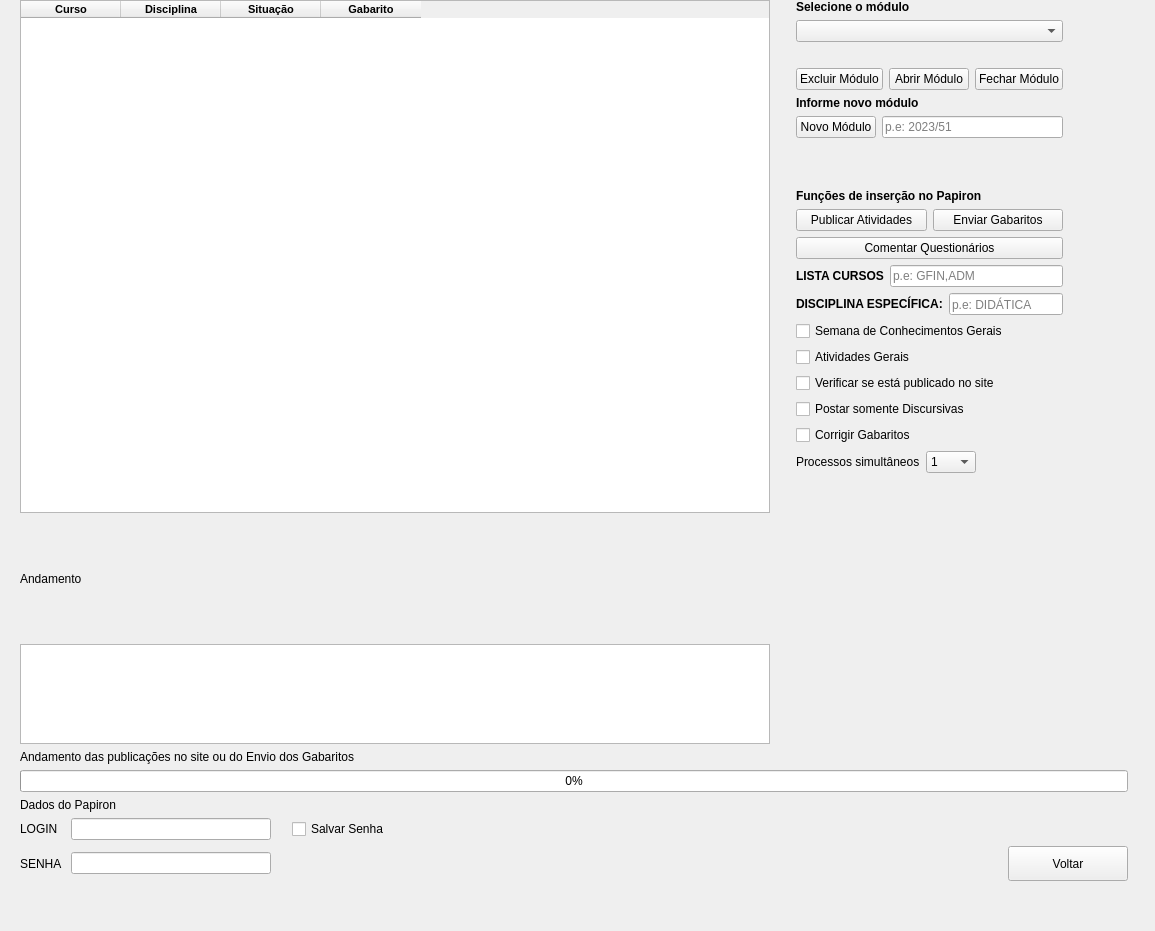
<?xml version="1.0" encoding="UTF-8"?>
<ui version="4.0">
 <class>Atividades</class>
 <widget class="QWidget" name="Atividades">
  <property name="geometry">
   <rect>
    <x>0</x>
    <y>0</y>
    <width>1155</width>
    <height>931</height>
   </rect>
  </property>
  <property name="minimumSize">
   <size>
    <width>0</width>
    <height>0</height>
   </size>
  </property>
  <property name="windowTitle">
   <string>App Papiron</string>
  </property>
  <widget class="QWidget" name="verticalLayoutWidget">
   <property name="geometry">
    <rect>
     <x>20</x>
     <y>0</y>
     <width>1111</width>
     <height>975</height>
    </rect>
   </property>
   <layout class="QVBoxLayout" name="work_space">
    <item>
     <layout class="QHBoxLayout" name="area_dados">
      <item>
       <layout class="QVBoxLayout" name="verticalLayout_5"/>
      </item>
      <item>
       <layout class="QHBoxLayout" name="horizontalLayout_10">
        <property name="rightMargin">
         <number>0</number>
        </property>
        <item>
         <layout class="QVBoxLayout" name="verticalLayout_6">
          <property name="rightMargin">
           <number>0</number>
          </property>
          <item>
           <widget class="QTableWidget" name="tableWidget">
            <property name="sizePolicy">
             <sizepolicy hsizetype="Maximum" vsizetype="Expanding">
              <horstretch>0</horstretch>
              <verstretch>0</verstretch>
             </sizepolicy>
            </property>
            <property name="minimumSize">
             <size>
              <width>750</width>
              <height>350</height>
             </size>
            </property>
            <property name="maximumSize">
             <size>
              <width>1000</width>
              <height>700</height>
             </size>
            </property>
            <column>
             <property name="text">
              <string>Curso</string>
             </property>
             <property name="font">
              <font>
               <pointsize>8</pointsize>
               <bold>true</bold>
              </font>
             </property>
            </column>
            <column>
             <property name="text">
              <string>Disciplina</string>
             </property>
             <property name="font">
              <font>
               <pointsize>8</pointsize>
               <bold>true</bold>
               <strikeout>false</strikeout>
               <kerning>true</kerning>
              </font>
             </property>
            </column>
            <column>
             <property name="text">
              <string>Situação</string>
             </property>
             <property name="font">
              <font>
               <pointsize>8</pointsize>
               <bold>true</bold>
              </font>
             </property>
            </column>
            <column>
             <property name="text">
              <string>Gabarito</string>
             </property>
             <property name="font">
              <font>
               <pointsize>8</pointsize>
               <bold>true</bold>
              </font>
             </property>
            </column>
           </widget>
          </item>
         </layout>
        </item>
       </layout>
      </item>
      <item>
       <spacer name="horizontalSpacer_8">
        <property name="orientation">
         <enum>Qt::Horizontal</enum>
        </property>
        <property name="sizeType">
         <enum>QSizePolicy::Fixed</enum>
        </property>
        <property name="sizeHint" stdset="0">
         <size>
          <width>20</width>
          <height>20</height>
         </size>
        </property>
       </spacer>
      </item>
      <item>
       <layout class="QVBoxLayout" name="verticalLayout_2">
        <item>
         <widget class="QLabel" name="label_5">
          <property name="font">
           <font>
            <bold>true</bold>
           </font>
          </property>
          <property name="text">
           <string>Selecione o módulo</string>
          </property>
         </widget>
        </item>
        <item>
         <widget class="QComboBox" name="menu_modulos"/>
        </item>
        <item>
         <widget class="QLabel" name="l_situacao_modulo">
          <property name="text">
           <string/>
          </property>
         </widget>
        </item>
        <item>
         <layout class="QHBoxLayout" name="horizontalLayout_8">
          <property name="topMargin">
           <number>0</number>
          </property>
          <item>
           <widget class="QPushButton" name="btn_modulo_excluir">
            <property name="text">
             <string>Excluir Módulo</string>
            </property>
           </widget>
          </item>
          <item>
           <widget class="QPushButton" name="btn_modulo_abrir">
            <property name="text">
             <string>Abrir Módulo</string>
            </property>
           </widget>
          </item>
          <item>
           <widget class="QPushButton" name="btn_modulo_fechar">
            <property name="text">
             <string>Fechar Módulo</string>
            </property>
           </widget>
          </item>
         </layout>
        </item>
        <item>
         <widget class="QLabel" name="label_6">
          <property name="font">
           <font>
            <bold>true</bold>
           </font>
          </property>
          <property name="text">
           <string>Informe novo módulo</string>
          </property>
         </widget>
        </item>
        <item>
         <layout class="QHBoxLayout" name="horizontalLayout_9">
          <property name="topMargin">
           <number>0</number>
          </property>
          <item>
           <widget class="QPushButton" name="btn_modulo_novo">
            <property name="text">
             <string>Novo Módulo</string>
            </property>
           </widget>
          </item>
          <item>
           <widget class="QLineEdit" name="input_modulo_novo">
            <property name="placeholderText">
             <string extracomment="2023/51">p.e: 2023/51</string>
            </property>
           </widget>
          </item>
         </layout>
        </item>
        <item>
         <spacer name="verticalSpacer_4">
          <property name="orientation">
           <enum>Qt::Vertical</enum>
          </property>
          <property name="sizeType">
           <enum>QSizePolicy::Fixed</enum>
          </property>
          <property name="sizeHint" stdset="0">
           <size>
            <width>20</width>
            <height>25</height>
           </size>
          </property>
         </spacer>
        </item>
        <item>
         <layout class="QHBoxLayout" name="horizontalLayout_6"/>
        </item>
        <item>
         <layout class="QVBoxLayout" name="verticalLayout_8">
          <property name="topMargin">
           <number>20</number>
          </property>
          <item>
           <widget class="QLabel" name="label_9">
            <property name="font">
             <font>
              <bold>true</bold>
             </font>
            </property>
            <property name="text">
             <string>Funções de inserção no Papiron</string>
            </property>
           </widget>
          </item>
         </layout>
        </item>
        <item>
         <layout class="QHBoxLayout" name="horizontalLayout">
          <property name="topMargin">
           <number>0</number>
          </property>
          <item>
           <widget class="QPushButton" name="btn_postar_atividades">
            <property name="text">
             <string>Publicar Atividades</string>
            </property>
           </widget>
          </item>
          <item>
           <widget class="QPushButton" name="btn_gabaritos">
            <property name="text">
             <string>Enviar Gabaritos</string>
            </property>
           </widget>
          </item>
         </layout>
        </item>
        <item>
         <layout class="QVBoxLayout" name="verticalLayout_9">
          <property name="topMargin">
           <number>0</number>
          </property>
          <item>
           <widget class="QPushButton" name="btn_comentar_questionarios">
            <property name="minimumSize">
             <size>
              <width>185</width>
              <height>0</height>
             </size>
            </property>
            <property name="text">
             <string>Comentar Questionários</string>
            </property>
           </widget>
          </item>
          <item>
           <layout class="QHBoxLayout" name="horizontalLayout_14">
            <property name="topMargin">
             <number>0</number>
            </property>
            <property name="rightMargin">
             <number>0</number>
            </property>
           </layout>
          </item>
         </layout>
        </item>
        <item>
         <layout class="QHBoxLayout" name="horizontalLayout_12">
          <property name="topMargin">
           <number>0</number>
          </property>
          <item>
           <widget class="QLabel" name="label_11">
            <property name="font">
             <font>
              <bold>true</bold>
             </font>
            </property>
            <property name="text">
             <string>LISTA CURSOS</string>
            </property>
           </widget>
          </item>
          <item>
           <widget class="QLineEdit" name="input_lista_cursos">
            <property name="placeholderText">
             <string extracomment="2023/51">p.e: GFIN,ADM</string>
            </property>
           </widget>
          </item>
         </layout>
        </item>
        <item>
         <layout class="QHBoxLayout" name="horizontalLayout_13">
          <property name="topMargin">
           <number>0</number>
          </property>
          <item>
           <widget class="QLabel" name="label_10">
            <property name="font">
             <font>
              <bold>true</bold>
             </font>
            </property>
            <property name="text">
             <string>DISCIPLINA ESPECÍFICA:</string>
            </property>
           </widget>
          </item>
          <item>
           <widget class="QLineEdit" name="input_disciplina">
            <property name="placeholderText">
             <string extracomment="2023/51">p.e: DIDÁTICA</string>
            </property>
           </widget>
          </item>
         </layout>
        </item>
        <item>
         <widget class="QCheckBox" name="cb_scg">
          <property name="text">
           <string>Semana de Conhecimentos Gerais</string>
          </property>
         </widget>
        </item>
        <item>
         <layout class="QHBoxLayout" name="horizontalLayout_15">
          <property name="topMargin">
           <number>0</number>
          </property>
          <item>
           <widget class="QCheckBox" name="cb_geral">
            <property name="text">
             <string>Atividades Gerais</string>
            </property>
           </widget>
          </item>
         </layout>
        </item>
        <item>
         <widget class="QCheckBox" name="cb_verificar_idurl_site">
          <property name="text">
           <string>Verificar se está publicado no site</string>
          </property>
         </widget>
        </item>
        <item>
         <widget class="QCheckBox" name="cb_discursivas">
          <property name="text">
           <string>Postar somente Discursivas</string>
          </property>
         </widget>
        </item>
        <item>
         <widget class="QCheckBox" name="cb_corrige_gabarito">
          <property name="text">
           <string>Corrigir Gabaritos</string>
          </property>
         </widget>
        </item>
        <item>
         <layout class="QHBoxLayout" name="horizontalLayout_11">
          <property name="topMargin">
           <number>0</number>
          </property>
          <item>
           <widget class="QLabel" name="l_processos">
            <property name="font">
             <font>
              <bold>false</bold>
             </font>
            </property>
            <property name="text">
             <string>Processos simultâneos</string>
            </property>
           </widget>
          </item>
          <item>
           <widget class="QComboBox" name="menu_processos">
            <property name="sizePolicy">
             <sizepolicy hsizetype="Maximum" vsizetype="Fixed">
              <horstretch>0</horstretch>
              <verstretch>0</verstretch>
             </sizepolicy>
            </property>
            <property name="minimumSize">
             <size>
              <width>50</width>
              <height>0</height>
             </size>
            </property>
            <property name="currentText">
             <string>1</string>
            </property>
            <item>
             <property name="text">
              <string>1</string>
             </property>
            </item>
            <item>
             <property name="text">
              <string>2</string>
             </property>
            </item>
            <item>
             <property name="text">
              <string>3</string>
             </property>
            </item>
            <item>
             <property name="text">
              <string>4</string>
             </property>
            </item>
            <item>
             <property name="text">
              <string>5</string>
             </property>
            </item>
            <item>
             <property name="text">
              <string>6</string>
             </property>
            </item>
            <item>
             <property name="text">
              <string>7</string>
             </property>
            </item>
            <item>
             <property name="text">
              <string>8</string>
             </property>
            </item>
            <item>
             <property name="text">
              <string>9</string>
             </property>
            </item>
            <item>
             <property name="text">
              <string>10</string>
             </property>
            </item>
            <item>
             <property name="text">
              <string>11</string>
             </property>
            </item>
            <item>
             <property name="text">
              <string>12</string>
             </property>
            </item>
            <item>
             <property name="text">
              <string>13</string>
             </property>
            </item>
            <item>
             <property name="text">
              <string>14</string>
             </property>
            </item>
            <item>
             <property name="text">
              <string>15</string>
             </property>
            </item>
            <item>
             <property name="text">
              <string>16</string>
             </property>
            </item>
            <item>
             <property name="text">
              <string>17</string>
             </property>
            </item>
            <item>
             <property name="text">
              <string>18</string>
             </property>
            </item>
            <item>
             <property name="text">
              <string>19</string>
             </property>
            </item>
            <item>
             <property name="text">
              <string>20</string>
             </property>
            </item>
           </widget>
          </item>
          <item>
           <spacer name="horizontalSpacer_7">
            <property name="orientation">
             <enum>Qt::Horizontal</enum>
            </property>
            <property name="sizeHint" stdset="0">
             <size>
              <width>40</width>
              <height>20</height>
             </size>
            </property>
           </spacer>
          </item>
         </layout>
        </item>
        <item>
         <spacer name="verticalSpacer_2">
          <property name="orientation">
           <enum>Qt::Vertical</enum>
          </property>
          <property name="sizeHint" stdset="0">
           <size>
            <width>20</width>
            <height>40</height>
           </size>
          </property>
         </spacer>
        </item>
       </layout>
      </item>
      <item>
       <spacer name="horizontalSpacer_9">
        <property name="orientation">
         <enum>Qt::Horizontal</enum>
        </property>
        <property name="sizeHint" stdset="0">
         <size>
          <width>40</width>
          <height>20</height>
         </size>
        </property>
       </spacer>
      </item>
     </layout>
    </item>
    <item>
     <layout class="QHBoxLayout" name="horizontalLayout_5">
      <item>
       <layout class="QHBoxLayout" name="horizontalLayout_7">
        <item>
         <spacer name="horizontalSpacer_4">
          <property name="orientation">
           <enum>Qt::Horizontal</enum>
          </property>
          <property name="sizeType">
           <enum>QSizePolicy::Minimum</enum>
          </property>
          <property name="sizeHint" stdset="0">
           <size>
            <width>0</width>
            <height>20</height>
           </size>
          </property>
         </spacer>
        </item>
        <item>
         <layout class="QVBoxLayout" name="verticalLayout_7">
          <item>
           <widget class="QLabel" name="label_4">
            <property name="text">
             <string>Andamento</string>
            </property>
           </widget>
          </item>
          <item>
           <widget class="QListWidget" name="tabela_registro">
            <property name="minimumSize">
             <size>
              <width>750</width>
              <height>0</height>
             </size>
            </property>
            <property name="maximumSize">
             <size>
              <width>750</width>
              <height>100</height>
             </size>
            </property>
           </widget>
          </item>
         </layout>
        </item>
       </layout>
      </item>
      <item>
       <spacer name="horizontalSpacer_5">
        <property name="orientation">
         <enum>Qt::Horizontal</enum>
        </property>
        <property name="sizeHint" stdset="0">
         <size>
          <width>40</width>
          <height>20</height>
         </size>
        </property>
       </spacer>
      </item>
     </layout>
    </item>
    <item>
     <layout class="QHBoxLayout" name="horizontalLayout_4">
      <item>
       <layout class="QVBoxLayout" name="verticalLayout">
        <item>
         <widget class="QLabel" name="label_8">
          <property name="text">
           <string>Andamento das publicações no site ou do Envio dos Gabaritos</string>
          </property>
         </widget>
        </item>
        <item>
         <widget class="QProgressBar" name="barra_progresso_postar">
          <property name="value">
           <number>0</number>
          </property>
          <property name="textVisible">
           <bool>true</bool>
          </property>
         </widget>
        </item>
        <item>
         <layout class="QVBoxLayout" name="verticalLayout_4">
          <item>
           <widget class="QLabel" name="label_3">
            <property name="text">
             <string>Dados do Papiron</string>
            </property>
           </widget>
          </item>
          <item>
           <layout class="QVBoxLayout" name="verticalLayout_3">
            <item>
             <layout class="QHBoxLayout" name="horizontalLayout_3">
              <item>
               <widget class="QLabel" name="label">
                <property name="minimumSize">
                 <size>
                  <width>45</width>
                  <height>0</height>
                 </size>
                </property>
                <property name="text">
                 <string>LOGIN</string>
                </property>
               </widget>
              </item>
              <item>
               <widget class="QLineEdit" name="input_login">
                <property name="maximumSize">
                 <size>
                  <width>200</width>
                  <height>16777215</height>
                 </size>
                </property>
               </widget>
              </item>
              <item>
               <spacer name="horizontalSpacer_6">
                <property name="orientation">
                 <enum>Qt::Horizontal</enum>
                </property>
                <property name="sizeType">
                 <enum>QSizePolicy::Minimum</enum>
                </property>
                <property name="sizeHint" stdset="0">
                 <size>
                  <width>15</width>
                  <height>20</height>
                 </size>
                </property>
               </spacer>
              </item>
              <item>
               <widget class="QCheckBox" name="cb_salvar">
                <property name="enabled">
                 <bool>true</bool>
                </property>
                <property name="text">
                 <string>Salvar Senha</string>
                </property>
               </widget>
              </item>
              <item>
               <spacer name="horizontalSpacer">
                <property name="orientation">
                 <enum>Qt::Horizontal</enum>
                </property>
                <property name="sizeHint" stdset="0">
                 <size>
                  <width>40</width>
                  <height>20</height>
                 </size>
                </property>
               </spacer>
              </item>
             </layout>
            </item>
            <item>
             <layout class="QHBoxLayout" name="horizontalLayout_2">
              <item>
               <widget class="QLabel" name="label_2">
                <property name="minimumSize">
                 <size>
                  <width>45</width>
                  <height>0</height>
                 </size>
                </property>
                <property name="text">
                 <string>SENHA</string>
                </property>
               </widget>
              </item>
              <item>
               <widget class="QLineEdit" name="input_senha">
                <property name="maximumSize">
                 <size>
                  <width>200</width>
                  <height>16777215</height>
                 </size>
                </property>
                <property name="echoMode">
                 <enum>QLineEdit::PasswordEchoOnEdit</enum>
                </property>
               </widget>
              </item>
              <item>
               <spacer name="horizontalSpacer_2">
                <property name="orientation">
                 <enum>Qt::Horizontal</enum>
                </property>
                <property name="sizeHint" stdset="0">
                 <size>
                  <width>40</width>
                  <height>20</height>
                 </size>
                </property>
               </spacer>
              </item>
              <item>
               <widget class="QPushButton" name="btn_voltar">
                <property name="minimumSize">
                 <size>
                  <width>120</width>
                  <height>35</height>
                 </size>
                </property>
                <property name="text">
                 <string>Voltar</string>
                </property>
               </widget>
              </item>
             </layout>
            </item>
            <item>
             <spacer name="verticalSpacer">
              <property name="orientation">
               <enum>Qt::Vertical</enum>
              </property>
              <property name="sizeHint" stdset="0">
               <size>
                <width>20</width>
                <height>40</height>
               </size>
              </property>
             </spacer>
            </item>
           </layout>
          </item>
         </layout>
        </item>
        <item>
         <spacer name="verticalSpacer_5">
          <property name="orientation">
           <enum>Qt::Vertical</enum>
          </property>
          <property name="sizeHint" stdset="0">
           <size>
            <width>20</width>
            <height>40</height>
           </size>
          </property>
         </spacer>
        </item>
       </layout>
      </item>
      <item>
       <spacer name="horizontalSpacer_3">
        <property name="orientation">
         <enum>Qt::Horizontal</enum>
        </property>
        <property name="sizeType">
         <enum>QSizePolicy::Maximum</enum>
        </property>
        <property name="sizeHint" stdset="0">
         <size>
          <width>3</width>
          <height>30</height>
         </size>
        </property>
       </spacer>
      </item>
     </layout>
    </item>
   </layout>
  </widget>
 </widget>
 <resources/>
 <connections/>
</ui>
